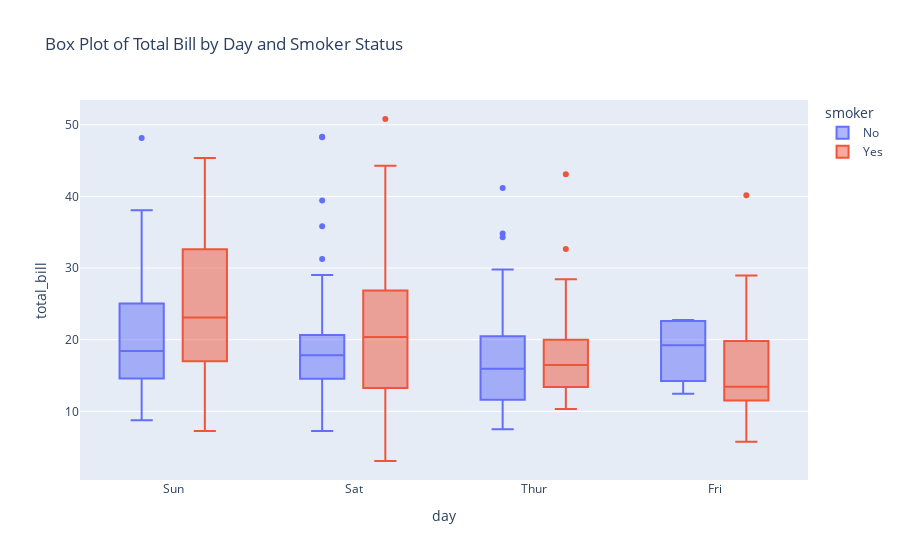

The notebook cell this image was saved under:
### Code cell
import plotly.express as px

# Load the tips dataset from Plotly
tips = px.data.tips()

# Create a box plot using Plotly Express
fig = px.box(tips, x="day", y="total_bill", color="smoker", title="Box Plot of Total Bill by Day and Smoker Status")

fig.show()

### Figure 1 — Plotly figure (JSON) as saved in the notebook; plotly's stock layout.template omitted (floating-point values rounded to 4 significant figures; data arrays with more than 128 entries replaced by an {"elided": "..."} marker saying what was removed)
{"data": [{"alignmentgroup": "True", "hovertemplate": "smoker=No<br>day=%{x}<br>total_bill=%{y}<extra></extra>", "legendgroup": "No", "marker": {"color": "#636efa"}, "name": "No", "notched": false, "offsetgroup": "No", "orientation": "v", "showlegend": true, "type": "box", "x": {"elided": "151 str values"}, "x0": " ", "xaxis": "x", "y": {"elided": "151 float values"}, "y0": " ", "yaxis": "y"}, {"alignmentgroup": "True", "hovertemplate": "smoker=Yes<br>day=%{x}<br>total_bill=%{y}<extra></extra>", "legendgroup": "Yes", "marker": {"color": "#EF553B"}, "name": "Yes", "notched": false, "offsetgroup": "Yes", "orientation": "v", "showlegend": true, "type": "box", "x": ["Sat", "Sat", "Sat", "Sat", "Sat", "Sat", "Sat", "Sat", "Sat", "Sat", "Sat", "Thur", "Thur", "Fri", "Fri", "Fri", "Fri", "Fri", "Fri", "Fri", "Fri", "Fri", "Sat", "Sat", "Sat", "Sat", "Sat", "Sat", "Thur", "Sun", "Sat", "Sat", "Sat", "Sat", "Sun", "Sun", "Sun", "Sun", "Sun", "Sun", "Sun", "Sun", "Sun", "Sun", "Sun", "Sun", "Sun", "Sun", "Sun", "Sun", "Sun", "Sun", "Thur", "Thur", "Thur", "Thur", "Thur", "Thur", "Thur", "Thur", "Thur", "Thur", "Thur", "Thur", "Thur", "Thur", "Sat", "Sat", "Sat", "Sat", "Sat", "Sat", "Sat", "Sat", "Sat", "Sat", "Sat", "Sat", "Sat", "Fri", "Fri", "Fri", "Fri", "Fri", "Fri", "Sat", "Sat", "Sat", "Sat", "Sat", "Sat", "Sat", "Sat"], "x0": " ", "xaxis": "x", "y": [38.01, 11.24, 20.29, 13.81, 11.02, 18.29, 3.07, 15.01, 26.86, 25.28, 17.92, 19.44, 32.68, 28.97, 5.75, 16.32, 40.17, 27.28, 12.03, 21.01, 11.35, 15.38, 44.3, 22.42, 15.36, 20.49, 25.21, 14.31, 16, 17.51, 10.59, 10.63, 50.81, 15.81, 7.25, 31.85, 16.82, 32.9, 17.89, 14.48, 9.6, 34.63, 34.65, 23.33, 45.35, 23.17, 40.55, 20.9, 30.46, 18.15, 23.1, 15.69, 19.81, 28.44, 15.48, 16.58, 10.34, 43.11, 13, 13.51, 18.71, 12.74, 13, 16.4, 20.53, 16.47, 26.59, 38.73, 24.27, 12.76, 30.06, 25.89, 13.27, 28.17, 12.9, 28.15, 11.59, 7.74, 30.14, 12.16, 13.42, 8.58, 13.42, 16.27, 10.09, 22.12, 24.01, 15.69, 15.53, 12.6, 32.83, 27.18, 22.67], "y0": " ", "yaxis": "y"}], "layout": {"boxmode": "group", "legend": {"title": {"text": "smoker"}, "tracegroupgap": 0}, "title": {"text": "Box Plot of Total Bill by Day and Smoker Status"}, "xaxis": {"anchor": "y", "domain": [0, 1], "title": {"text": "day"}}, "yaxis": {"anchor": "x", "domain": [0, 1], "title": {"text": "total_bill"}}}}
